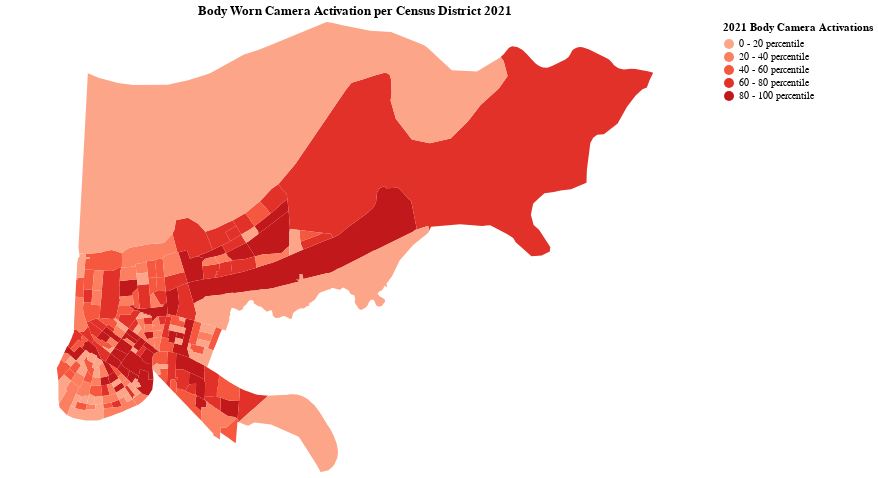

Notebook code cell kept with this figure:
### Code cell
noBWCmap = alt.Chart(sortedbwcCTmerge).mark_geoshape().encode(
    color=alt.Color('quantiles:N',
      legend=alt.Legend(title='2021 Body Camera Activations'),
      scale=alt.Scale(scheme='reds',)
      ),
    tooltip=[alt.Tooltip('NAME',title='Census Tract'),
      alt.Tooltip('Activation Count',title='Activation Count')]
).project(
   type='conicConformal',
    parallels=[31 + 10 / 60, 32 + 40 / 60],
    rotate=[92 + 30 / 60, 0],
).properties(
    title='Body Worn Camera Activation per Census District 2021',
    width=700,
    height=450
).configure_view(
    strokeWidth=1
)

noBWCmap

### Figure 1 — Vega-Lite specification as saved in the notebook (floating-point values rounded to 4 significant figures; data arrays with more than 128 entries replaced by an {"elided": "..."} marker saying what was removed)
{"config": {"view": {"continuousWidth": 400, "continuousHeight": 300, "strokeWidth": 1}}, "data": {"name": "data-6b50adf95b15419ccf6d5bfc7445eddc"}, "mark": "geoshape", "encoding": {"color": {"field": "quantiles", "legend": {"title": "2021 Body Camera Activations"}, "scale": {"scheme": "reds"}, "type": "nominal"}, "tooltip": [{"field": "NAME", "title": "Census Tract", "type": "nominal"}, {"field": "Activation Count", "title": "Activation Count", "type": "quantitative"}]}, "height": 450, "projection": {"parallels": [31.17, 32.67], "rotate": [92.5, 0], "type": "conicConformal"}, "title": "Body Worn Camera Activation per Census District 2021", "width": 700, "$schema": "https://vega.github.io/schema/vega-lite/v4.17.0.json", "datasets": {"data-6b50adf95b15419ccf6d5bfc7445eddc": {"elided": "184 records"}}}
